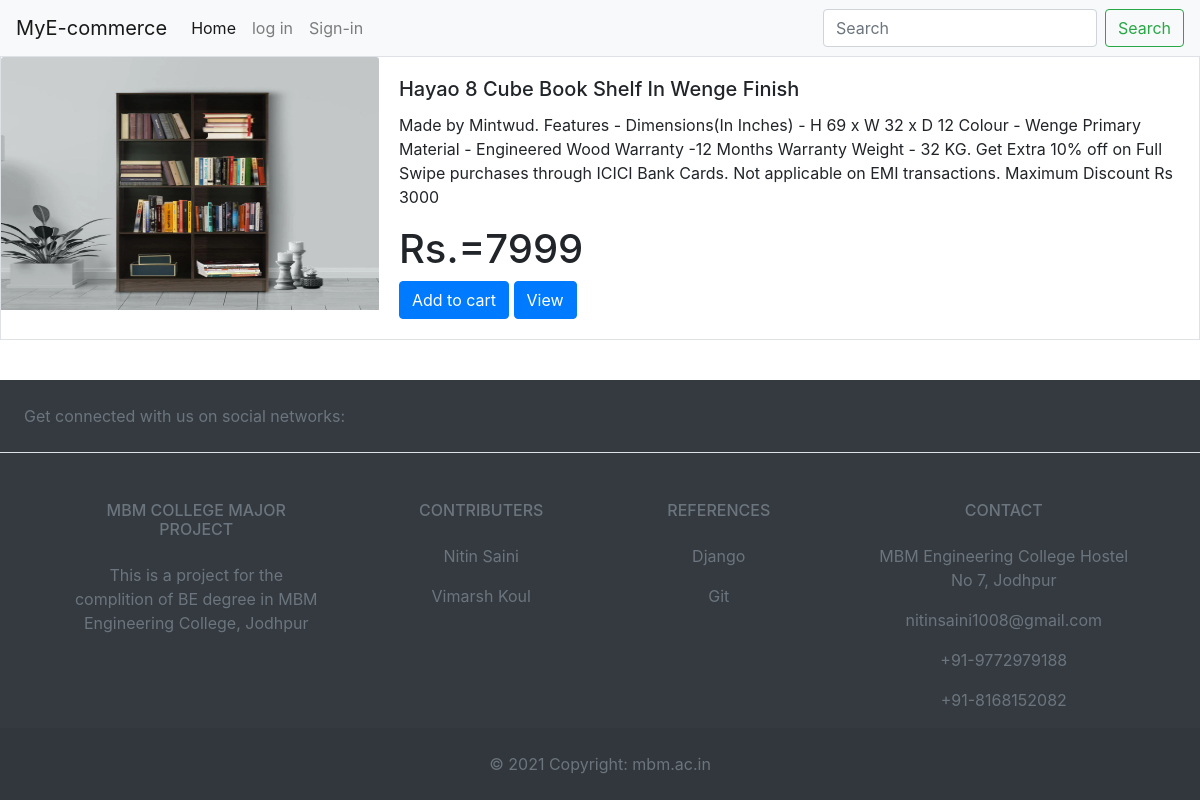
Before: /sub_page?search=Household with the older database file.
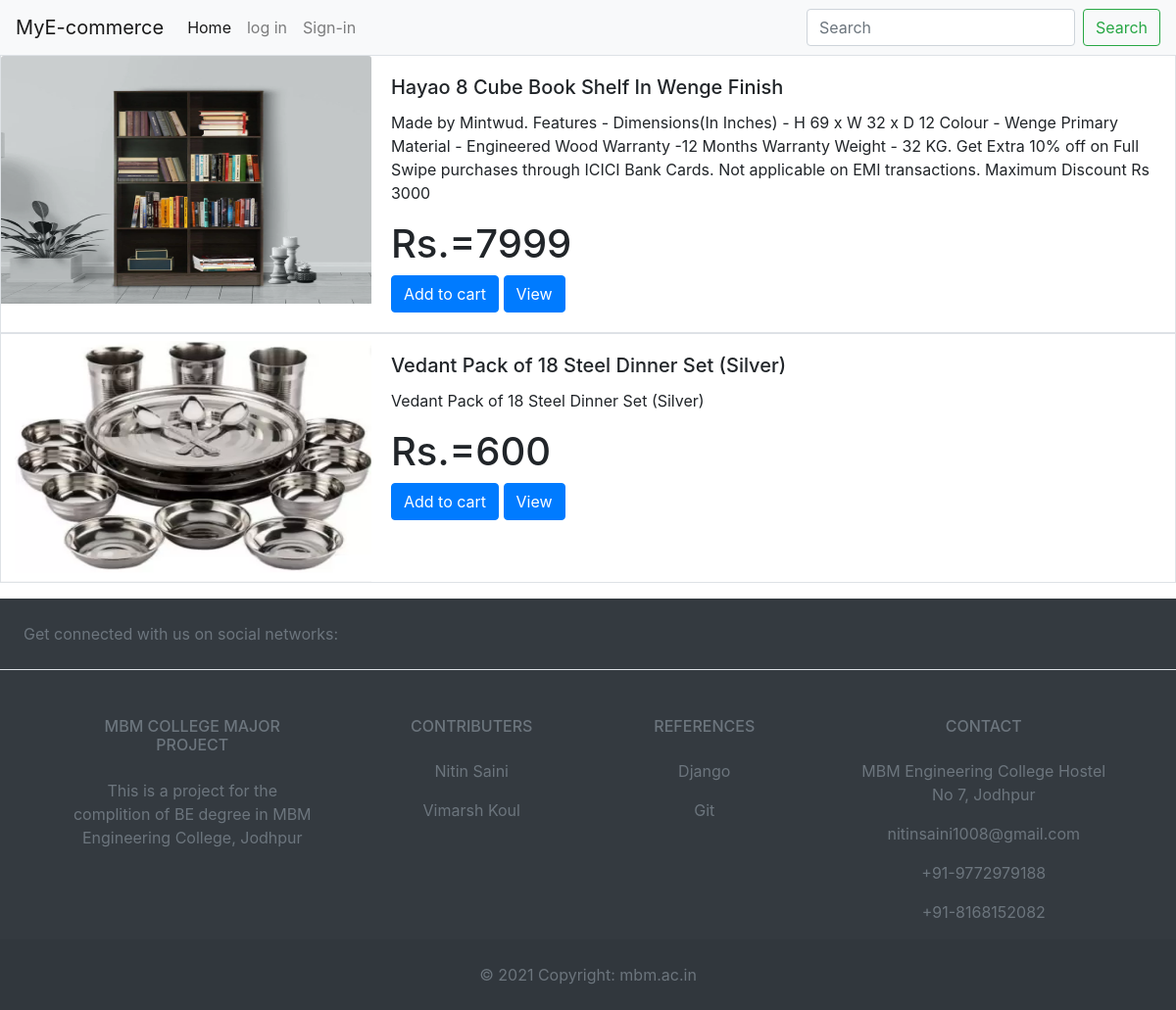
After: the same page with the newer database file.
### pro/models.py (models this page shows)
class items(models.Model):
	name=models.CharField(max_length=200)
	price=models.IntegerField()
	quantity=models.IntegerField()
	desc=models.TextField()
	type_of_item=models.CharField(max_length=100)
	photo=models.ImageField(upload_to='itmephotos')
	datetime=models.DateTimeField(auto_now_add=True)

### pro/views.py (the view)
# urls.py: path('sub_page',views.sub_page,name='sub_page'),
def sub_page(request):
	name=request.GET['search']
	d=products.objects.get(name=name)
	f=d.item.all()
	l = 0
	if(request.user.is_authenticated):
		l=cart.objects.get(name=request.user).item.count()
	return render(request,'sub_page.html',{'f':f, "l": l})

### templates/sub_page.html (shortened to what this page needs)
<!doctype html>
<html lang="en">
  <head>
    <link rel="stylesheet" href="https://cdn.jsdelivr.net/npm/bootstrap@4.5.3/dist/css/bootstrap.min.css">
  </head>
  <body class="d-flex flex-column min-vh-100">
	<nav class="navbar navbar-expand-lg navbar-light bg-light">
  <a class="navbar-brand" href="/">MyE-commerce</a>
  <div class="collapse navbar-collapse" id="navbarSupportedContent">
    <ul class="navbar-nav mr-auto">
      <li class="nav-item active">
        <a class="nav-link" href="/">Home <span class="sr-only">(current)</span></a>
      </li>
      {% if user.is_authenticated %}
      <!-- <li class="nav-item">
        <a class="nav-link" href="#">{{user.first_name}}</a>
      </li> -->
      <li class="nav-item">
        <a class="nav-link font-weight-bold" href="/account">My-Orders({{user.first_name}})</a>
      </li>
      <li class="nav-item dropdown">
        <a class="nav-link" href="log_out">log out</a>
      </li>
      <li class="nav-item dropdown">
        <a class="nav-link" href="my_cart">cart({{l}})</a>
      </li>
      {% else %}
      <li class="nav-item dropdown">
        <a class="nav-link" href="log_in">log in</a>
      </li>
      <li class="nav-item">
        <a class="nav-link" href="sign_in">Sign-in</a>
      </li>
      {% endif %}
    </ul>
    <form action="search_name" class="form-inline my-2 my-lg-0">
      <input name="search" class="form-control mr-sm-2" type="search" placeholder="Search" aria-label="Search">
      <button class="btn btn-outline-success my-2 my-sm-0" type="submit">Search</button>
    </form>
  </div>
</nav>
<div>
  <ul class="list-unstyled">
      {% for i in f %}
    <li class="media border">
      <div>
        <img style="width: 100mm; height: 67mm;" src="media/{{i.photo}}" class="card-img-top" alt="...">
      </div>
      <div class="card-body">
          <h5 class="card-title">{{i.name}}</h5>
          <p class="card-text">{{i.desc}}</p>
          <h1 class="card-text">Rs.={{i.price}}</h1>
          <a href="/buy?id={{i.id}}" class="btn btn-primary">Add to cart</a>
          <a href="/details/{{i.id}}" class="btn btn-primary">View</a>
        </div>
    </li>
    {% endfor %}
  </ul>
</div>
{% include 'footer.html' %}
  </body>
</html>

Changed rows visible on the page:
added items: photo (picture), name "Vedant Pack of 18 Steel Dinner Set (Silver)", desc "Vedant Pack of 18 Steel Dinner Set (Silver)", price "600"
